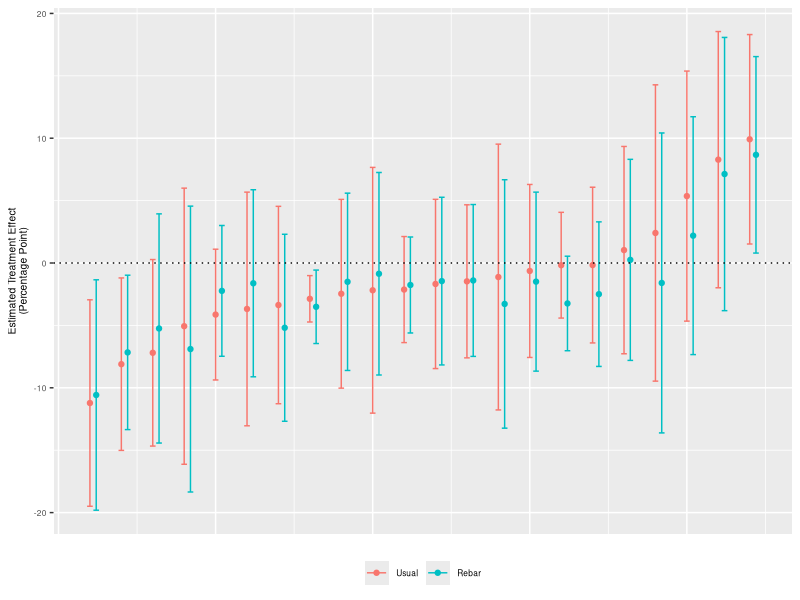
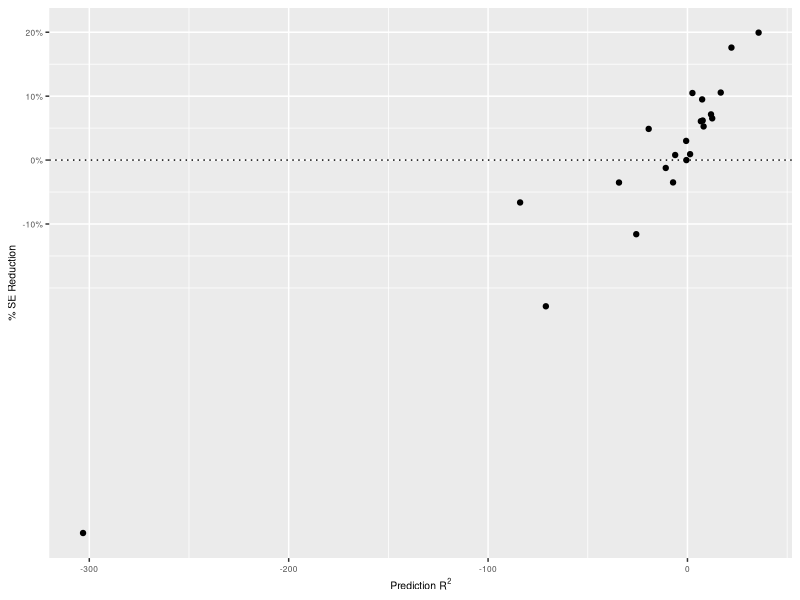
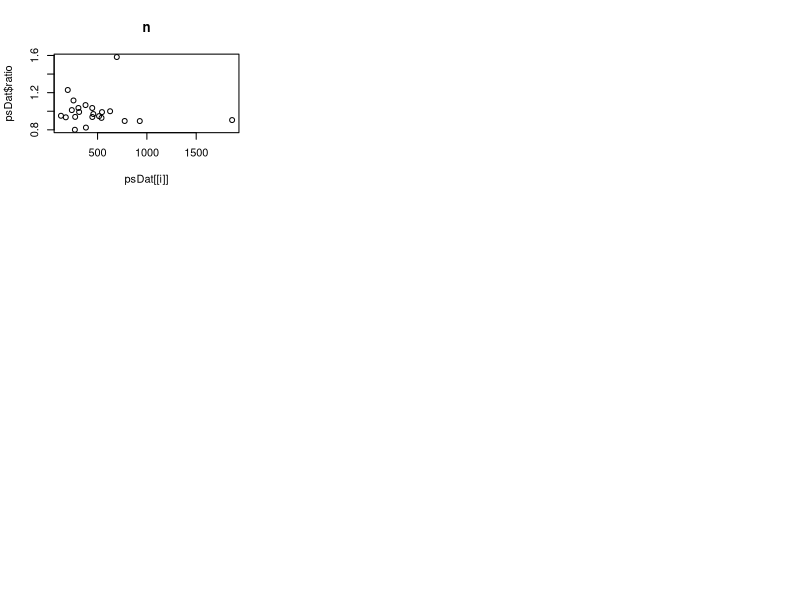
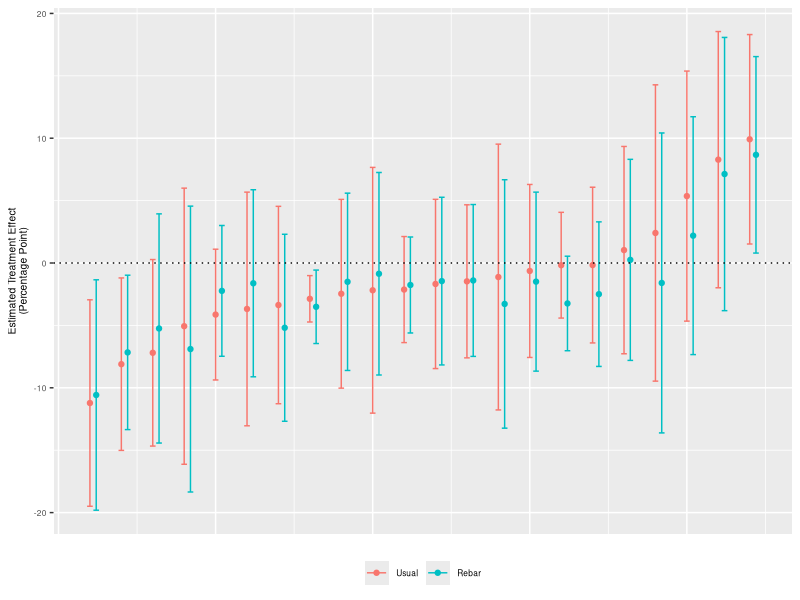
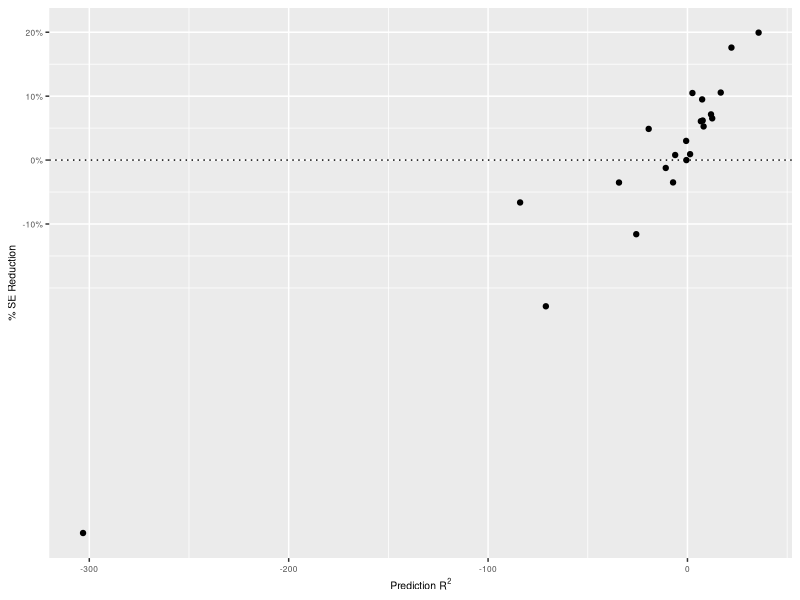

Here is the R script that generated these plots, in order: (Note: this script raises an error after producing the figures.)
library(sandwich)
library(ggplot2)

dat <- read.csv('updated_exp_predictions.csv')
dat <- subset(dat,ExperiencedCondition)
dat$problem_set <- as.factor(dat$problem_set)

### analysis for "complete"
dat <- droplevels(dat[!is.na(dat$p_complete),])

### sample sizes?
table(dat$problem_set,dat$condition)


### how good are the predictions?
dat$completeR <- dat$complete-dat$p_complete

(summary(m1 <- lm(complete~problem_set,data=dat,subset=condition=='C')))
(summary(m1 <- lm(completeR~problem_set,data=dat,subset=condition=='C')))


est <- function(Y,Z){
    mean(Y[Z=='E'])-mean(Y[Z=='C'])
}
se <- function(Y,Z){
    n <- length(Y)
    n1 <- sum(Z=='E')
    n0 <- n-n1
    sqrt(n/n1/n0)*sd(Y[Z=='C'])
}

res <- NULL
for(ps in unique(dat$problem_set))
    res <- rbind(res,
                 with(subset(dat,problem_set==ps),
                      c(ps=as.numeric(ps),
                        regEst=est(complete,condition),
                        regSE=se(complete,condition),
                        rebarEst=est(completeR,condition),
                        rebarSE=se(completeR,condition))))


#qplot(res[,'regSE'],res[,'rebarSE'],xlim=range(c(res[,'regSE'],res[,'rebarSE'])),ylim=range(c(res[,'regSE'],res[,'rebarSE'])),xlab='Unadjusted Standard Errors',ylab='Rebar Standard Errors')+geom_abline(intercept=0,slope=1,linetype='dotted')+coord_fixed()

#qplot(1:22,sort((res[,'rebarSE']-res[,'regSE'])/res[,'regSE'])*100,ylab='% Change in SE')+geom_hline(yintercept=0,linetype='dotted')+scale_x_continuous(NULL)+scale_y_continuous(breaks=seq(-40,10,10),labels=paste0(seq(-40,10,10),'%'))


plotDat <- as.data.frame(rbind(res[order(res[,2]),2:3],res[order(res[,2]),c(4,5)])*100)
plotDat$type=factor(rep(c('Usual','Rebar'),each=nrow(res)),levels=c('Usual','Rebar'))
plotDat$x <- c(1:22,1:22+0.2)
names(plotDat)=c('est','se','type','x')

ggplot(plotDat,aes(x,est,fill=type,color=type))+geom_point()+geom_errorbar(aes(ymin=est-2*se,ymax=est+2*se))+geom_hline(yintercept=0,linetype='dotted')+ylab('Estimated Treatment Effect\n(Percentage Point)')+xlab('Experiment')+#scale_x_continuous(breaks=seq(1.1,22.1,1),labels=1:22)+
    labs(color=NULL,fill=NULL)+
         theme(legend.position='bottom',text=element_text(size=7.5),
              axis.title.x=element_blank(),
              axis.text.x=element_blank(),
              axis.ticks.x=element_blank())#theme(legend.position='top',text=element_text(size=7.5))
ggsave('estEff1.jpg',width=3,height=3)

cors <- sapply(unique(dat$problem_set),function(ps) with(subset(dat,problem_set==ps),cor(p_complete,complete)))
predR2 <- sapply(unique(dat$problem_set),function(ps) with(subset(dat,problem_set==ps & condition=='C'),1-sum((p_complete-complete)^2)/sum((complete-mean(complete))^2)))
bias <- sapply(unique(dat$problem_set),function(ps) with(subset(dat,problem_set==ps & condition=='C'),mean(p_complete-complete)^2))
mses <- sapply(unique(dat$problem_set),function(ps) with(subset(dat,problem_set==ps),mean((p_complete-complete)^2)))
seDiff <- (res[,'regSE']-res[,'rebarSE'])/res[,'regSE']
qplot(predR2*100,seDiff*100,xlab=expression(paste('Prediction ',R^2)),ylab='% SE Reduction')+geom_hline(yintercept=0,linetype='dotted')+scale_y_continuous(breaks=seq(-10,50,10),labels=paste0(seq(-10,50,10),'%'))+theme(text=element_text(size=7.5))
ggsave('corVsSE.jpg',width=3,height=3)


### look at per-PS variables
dat$grade <- dat$Class.Grade
dat$grade[dat$Class.Grade=='Freshman'] <- 9
dat$grade[dat$Class.Grade=='Sophomore'] <- 10
dat$grade[dat$Class.Grade=='Junior'] <- 11
dat$grade[dat$Class.Grade=='Senior'] <- 12
dat$grade[dat$Class.Grade=='N/A'] <- NA
dat$grade <- as.numeric(dat$grade)

library(dplyr)

psDat <- dat%>%group_by(problem_set)%>%summarize(n=n(),grade=mean(grade,na.rm=TRUE),
                                                 fem=mean(Guessed.Gender==levels(Guessed.Gender)[2],na.rm=TRUE),
                                                 noGen=mean(Guessed.Gender==levels(Guessed.Gender)[3],na.rm=TRUE),comp=mean(p_complete,na.rm=TRUE),
                                                 invMast=mean(p_inverted_mastery,na.rm=TRUE),nprob=mean(Prior.Problem.Count,na.rm=TRUE),
                                                 priorCorr=mean(Prior.Percent.Correct,na.rm=TRUE),complete=mean(complete,na.rm=TRUE))
psDat$ratio <- res[,'rebarSE']/res[,'regSE']
as.data.frame(psDat%>%arrange(ratio))

par(mfrow=c(3,3))
for(i in 2:10) plot(psDat[[i]],psDat$ratio,main=names(psDat)[i])

badps <- psDat$problem_set[psDat$ratio>1]

psDat$imp <- 1-psDat$ratio

qplot(n,imp*100,xlab='Sample Size',ylab='% SE Reduction',data=psDat)+geom_hline(yintercept=0,linetype='dotted')+scale_y_continuous(breaks=seq(-10,50,10),labels=paste0(seq(-10,50,10),'%'))+theme(text=element_text(size=7.5))+scale_x_continuous(breaks=seq(100,2000,100))#+geom_smooth(method='lm',se=FALSE)
ggsave('sampleSize.jpg',width=3,height=3)

## res2 <- NULL
## for(ps in unique(dat$problem_set)){
##     summary(mod1 <- lm(complete~condition+Prior.Percent.Correct+Prior.Percent.Completion,subset=problem_set==ps,data=dat))
##     se1 <- sqrt(vcovHC(mod1,'HC2')[2,2])
##     mod2 <- lm(completeR~condition+Prior.Percent.Correct+Prior.Percent.Completion,subset=problem_set==ps,data=dat)
##     se2 <- sqrt(vcovHC(mod2,'HC2')[2,2])
##     res2 <- rbind(res2,c(ps=as.numeric(ps),regEst=coef(mod1)[2],regSE=se1,rebarEst=coef(mod2)[2],rebarSE=se2))
## }

## plotDat <- as.data.frame(rbind(res2[order(res2[,2]),2:3],res2[order(res2[,2]),c(4,5)])*100)
## plotDat$type=factor(rep(c('Usual','Rebar'),each=nrow(res2)),levels=c('Usual','Rebar'))
## plotDat$x <- c(1:22,1:22+0.2)
## names(plotDat)=c('est','se','type','x')


## ggplot(plotDat,aes(x,est,fill=type,color=type))+geom_point()+geom_errorbar(aes(ymin=est-2*se,ymax=est+2*se))+geom_hline(yintercept=0,linetype='dotted')+ylab('Estimated Treatment Effect\n(Percentage Point)')+xlab('Experiment')+#+scale_x_continuous(NULL) +#breaks=seq(1.1,22.1,1),labels=1:22)+
##     labs(color=NULL,fill=NULL)+
##         theme(legend.position='top',#text=element_text(size=7.5),
##               axis.title.x=element_blank(),
##               axis.text.x=element_blank(),
##               axis.ticks.x=element_blank())
## ggsave('estEff2.jpg')#,width=3,height=3)

## xcors <- sapply(unique(dat$problem_set),function(ps) with(subset(dat,problem_set==ps),cor(p_complete,complete)))
## seDiff <- (res2[,'regSE']-res2[,'rebarSE'])/res2[,'regSE']
## qplot(cors,seDiff*100,xlab=expression(paste('Cor(',hat(Y),',',Y,')')),ylab='% Improvement')+geom_hline(yintercept=0,linetype='dotted')+scale_y_continuous(breaks=seq(-10,50,10),labels=paste0(seq(-10,50,10),'%'))+theme(text=element_text(size=7.5))
## ggsave('corVsSE2.jpg',width=3,height=3)
